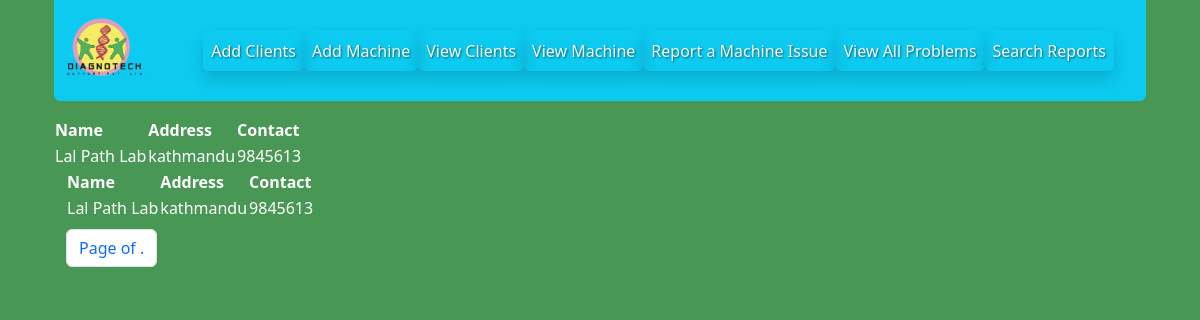
The page /clients/Lal Path Lab/ (signed in) on the database its author committed.
### digidiagno/models/clientmodel.py (models this page shows, shortened)
class ClientModel(models.Model):
    client_name = models.CharField( max_length=50)
    client_address = models.CharField( max_length=50)
    client_contact = models.CharField( max_length=50)
    contact_number = models.CharField(max_length=50, blank=True, null=True)
    contact_email = models.CharField(max_length=50, blank=True, null=True)
    warranty_amc_status = models.CharField(max_length=50, choices=choice, blank=True, null=True)
    class Meta:
            ordering = ['-id']

### digidiagno/views/clientview.py (the view)
# urls.py: path('clients/<str:client_name>/', ClientView.view_clients_by_name, name = "client_by_name"),
    @login_required
    def view_clients_by_name(request, client_name):
       clients_by_name =  ClientModel.objects.filter(client_name__icontains = client_name)
       return render(request, 'clients.html', {'clients_by_name':clients_by_name})

### digidiagno/templates/clients.html (shortened to what this page needs)
{% extends "base.html" %}
{% block content %}
{% if user.is_authenticated %}
{% include "header.html" %}
   <div class="container">
    <div class="row">
        <div class="col-lg-12">
            <div class="table-responsive">
            </div>
        </div>
    </div>
    <div class="row">
        <div class="table-responsive">
            <table>
                {% for x in clients_by_name  %}
                    <tr>
                        <th>Name</th>
                        <th>Address</th>
                        <th>Contact</th>
                    </tr>
                        <tr>
                        <td>{{ x.client_name }}</td>
                        <td>{{ x.client_address }}</td>
                        <td>{{ x.client_contact }}</td>
                        </tr>
                {% endfor %}
            </table>
        </div>
    </div>
    <div class="container">
        <div class="table-responsive">
            <table>
                {% for x in clients_by_name  %}
                    <tr>
                        <th scope="col">Name</th>
                        <th scope="col">Address</th>
                        <th scope="col">Contact</th>
                    </tr>
                        <tr>
                        <td>{{ x.client_name }}</td>
                        <td>{{ x.client_address }}</td>
                        <td>{{ x.client_contact }}</td>
                        </tr>
                {% endfor %}
            </table>
        </div>
        <div class="row">
            <div class="col-lg-12">
                <div class="d-flex mt-2 .justify-content-end">
                    <nav aria-label="Page navigation example">
                        <ul class="pagination">
                          <li class="page-item"><a class="page-link" href="#">
                            Page {{ page_obj.number }} of {{ page_obj.paginator.num_pages }}.
                        </a></li>
                        </ul>
                      </nav>
                </div>
            </div>
        </div>
       </div>
   </div>
    {% endif %}
{% endblock %}

### staticfiles/css/custom.css (style rules this page uses)
body { background-color: #489755 !important; }
table { color:white; }

### rows shown on the page
ClientModel: client_name "Lal Path Lab", client_address "kathmandu", client_contact "9845613"
